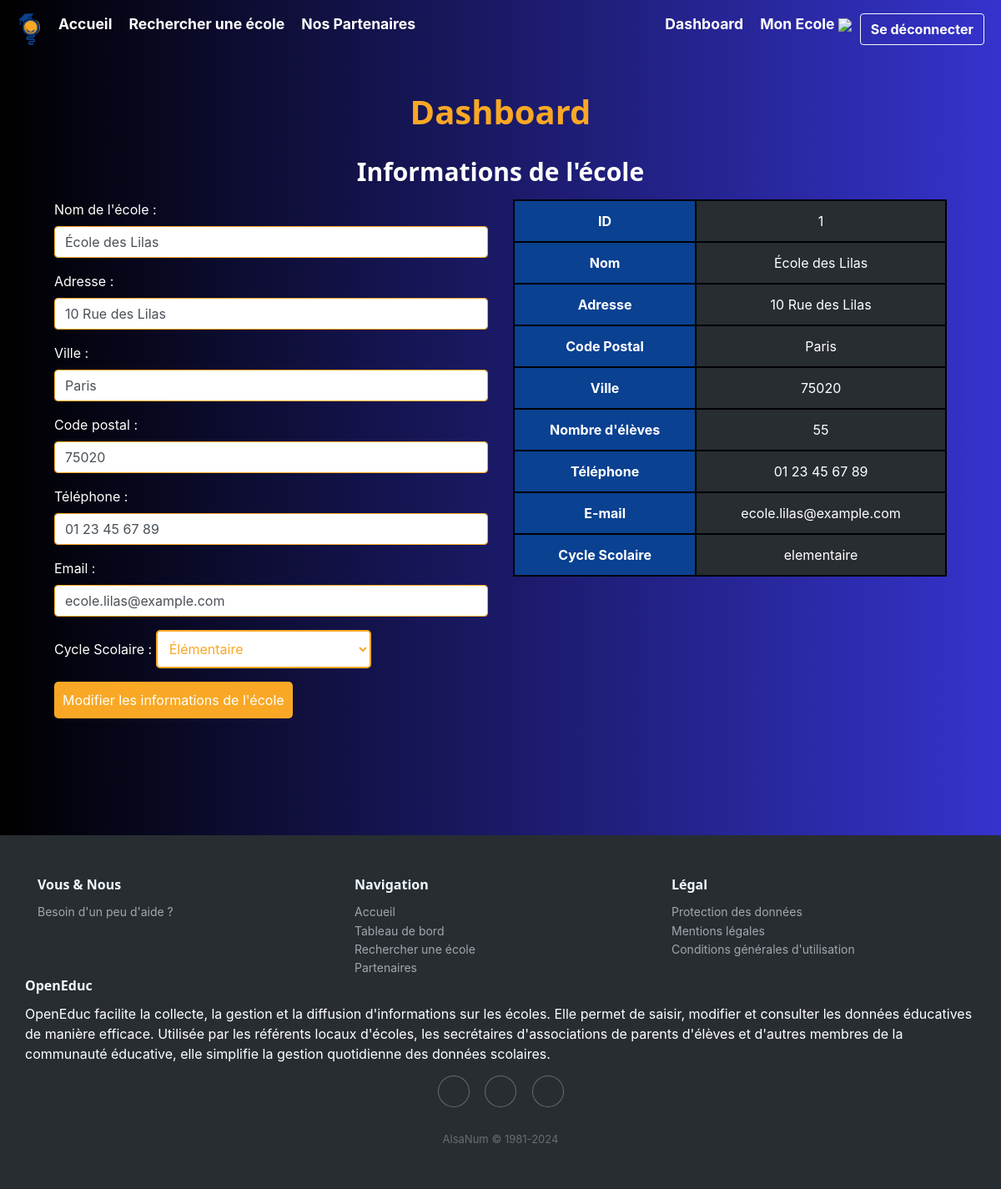
The page /dashboard/ecole (signed in) on the database as committed earlier.
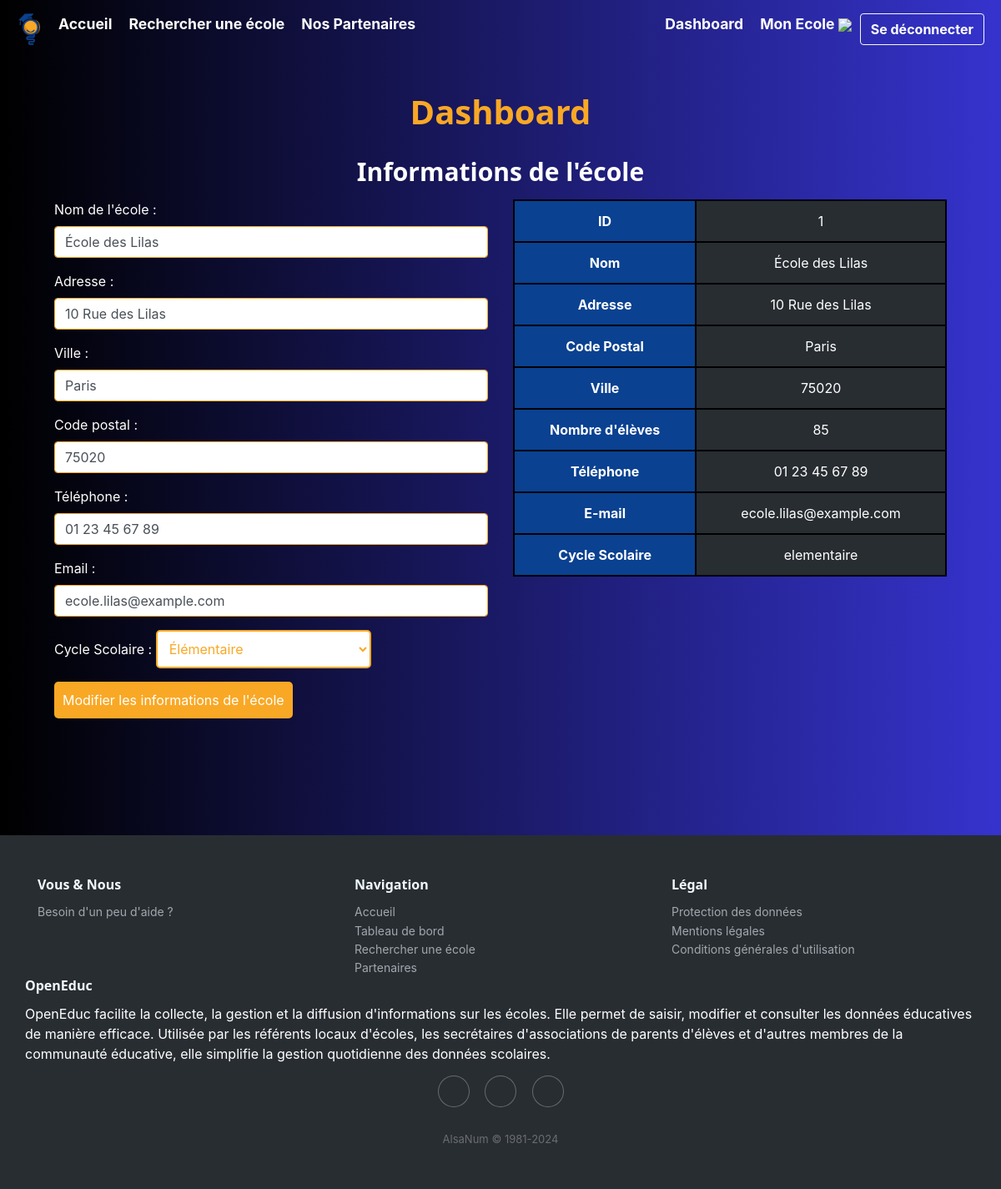
The same page on the database as committed later.
### tables this page shows
CREATE TABLE Ecole (
idEcole INTEGER PRIMARY KEY,
nomEcole VARCHAR(255),
Adresse VARCHAR(255),
Ville VARCHAR(288),
CodePostal VARCHAR(10),
nbEleves INT,
Telephone VARCHAR(15),
Email VARCHAR(255),
cycleScolaire TEXT CHECK( cycleScolaire IN ('maternelle','elementaire','college','lycee') )
);

### main.py (the view)
@app.route("/dashboard/ecole", methods=["POST", "GET"])
def referentEcole() :
    username = session.get("username")
    statut = session.get("statut")
    id = session.get('id')
    if request.method == "POST":
        conn = sqlite3.connect(bdd_name).cursor().execute("""
                                                        SELECT Ecole.idEcole
                                                        FROM Ecole, Utilisateur
                                                        WHERE Ecole.idEcole = Utilisateur.idEcole AND idUtilisateur=?
                                                        """, (id,) )
        MonEcoleID = conn.fetchall()[0][0]
        print(MonEcoleID)
        data = request.form
        nomEcole = data.get('nom_ecole')
        adresse = data.get('adresse')
        ville = data.get('ville')
        codePostal = data.get('codePostal')
        telephone = data.get('telephone')
        email = data.get('email')
        cycleScolaire = data.get('cycleScolaire')
        update_ecole(MonEcoleID, nomEcole, adresse, ville, codePostal, None, telephone, email, cycleScolaire)
        return redirect(request.url)
    else:
        if username is not None and statut == 0 :
            conn = sqlite3.connect(bdd_name).cursor().execute("""
                                                            SELECT Ecole.idEcole, nomEcole, Adresse, Ville, CodePostal, nbEleves, Telephone, Email, cycleScolaire
                                                            FROM Ecole, Utilisateur WHERE Ecole.idEcole = Utilisateur.idEcole AND idUtilisateur=?
                                                            """, (id,) )
            monEcole = conn.fetchall()[0]
            conn = sqlite3.connect(bdd_name).cursor().execute('SELECT SUM(Effectif) FROM Classe')
            nbEleves = conn.fetchall()[0][0]
            conn.close()
            return render_template("views/dashboard/referentEcole.html",
                                monEcole = monEcole,
                                nbEleves = nbEleves)
        return redirect(url_for('dashboard'))

### templates/views/dashboard/referentEcole.html (shortened to what the changed rows need)
{% extends "base.html" %}
{% block css %}<link rel="stylesheet" href="{{ url_for('static', filename='css/dashboard.css') }}"></link>{% endblock %}
{% block content %}
<h1>Dashboard</h1>
<h2>Informations de l'école</h2>
<div class="container">
    <div class="row">
        <div class="col">
            <form action="{{ url_for('referentEcole') }}" method="POST">
                <div class="form-group">
                    <label for="nom_ecole">Nom de l'école :</label>
                    <input  class="form-control" type="text" id="nom_ecole" name="nom_ecole" value="{{ monEcole[1] }}" required>
                </div>
                <div class="form-group">
                    <label for="adresse">Adresse :</label>
                    <input class="form-control" type="text" id="adresse" name="adresse" value="{{ monEcole[2] }}" required>
                </div>
                <div class="form-group">
                    <label for="ville">Ville :</label>
                    <input class="form-control" type="text"id="ville" name="ville" value="{{ monEcole[3] }}" required>
                </div>
                <div class="form-group">
                    <label for="codePostal">Code postal :</label>
                    <input class="form-control" type="text"id="codePostal" name="codePostal" value="{{ monEcole[4] }}" required>
                </div>
                <div class="form-group">
                    <label for="telephone">Téléphone :</label>
                    <input class="form-control" type="text"id="telephone" name="telephone" value="{{ monEcole[6] }}" required>
                </div>
                <div class="form-group">
                    <label for="email">Email :</label>
                    <input class="form-control" type="text" id="email" name="email" value="{{ monEcole[7] }}" required>
                </div>
                <div class="form-group">
                    <label for="cycleScolaire">Cycle Scolaire :</label>
                    <select name="cycleScolaire" id="cycleScolaire" style="width: max-content">
                        {% if monEcole[8] == 'maternelle' %}
                        <option value="" disabled aria-required="true">Choisissez un cycle scolaire</option>
                        <option selected value="maternelle">Maternelle</option>
                        <option value="elementaire">Élémentaire</option>
                        <option value="college">Collège</option>
                        <option value="lycee">Lycée</option>
                        {% elif monEcole[8] == 'elementaire' %}
                        <option value="elementaire" selected>Élémentaire</option>
                        {% elif monEcole[8] == 'college' %}
                        <option value="" disabled aria-required="true">Choisissez un cycle scolaire</option>
                        <option value="maternelle">Maternelle</option>
                        <option value="elementaire">Élémentaire</option>
                        <option selected value="college">Collège</option>
                        <option value="lycee">Lycée</option>
                        {% elif monEcole[8] == 'lycee' %}
                        <option value="" disabled aria-required="true">Choisissez un cycle scolaire</option>
                        <option value="maternelle">Maternelle</option>
                        <option value="elementaire">Élémentaire</option>
                        <option value="college">Collège</option>
                        <option selected value="lycee">Lycée</option>
                        {% else %}
                        <option selected value="" disabled aria-required="true">Choisissez un cycle scolaire</option>
                        <option value="maternelle">Maternelle</option>
                        <option value="elementaire">Élémentaire</option>
                        <option value="college">Collège</option>
                        <option value="lycee">Lycée</option>
                        {% endif %}
                    </select>
                </div>
            </form>
        </div>
        <div class="col">
            <table class="table is-fullwidth" style="border: 2px solid #000; border-collapse: collapse;">
                <tbody>
                    <tr>
                        <th style="border: 2px solid #000;">ID</th>
                        <td style="border: 2px solid #000;">{{ monEcole[0] }}</td>
                    </tr>
                    <tr>
                        <th style="border: 2px solid #000;">Nom</th>
                        <td style="border: 2px solid #000;">{{ monEcole[1] }}</td>
                    </tr>
                    <tr>
                        <th style="border: 2px solid #000;">Adresse</th>
                        <td style="border: 2px solid #000;">{{ monEcole[2] }}</td>
                    </tr>
                    <tr>
                        <th style="border: 2px solid #000;">Code Postal</th>
                        <td style="border: 2px solid #000;">{{ monEcole[3] }}</td>
                    </tr>
                    <tr>
                        <th style="border: 2px solid #000;">Ville</th>
                        <td style="border: 2px solid #000;">{{ monEcole[4] }}</td>
                    </tr>
                    <tr>
                        <th style="border: 2px solid #000;">Nombre d'élèves</th>
                        <td style="border: 2px solid #000;">{{ monEcole[5] }}</td>
                    </tr>
                    <tr>
                        <th style="border: 2px solid #000;">Téléphone</th>
                        <td style="border: 2px solid #000;">{{ monEcole[6] }}</td>
                    </tr>
                    <tr>
                        <th style="border: 2px solid #000;">E-mail</th>
                        <td style="border: 2px solid #000;">{{ monEcole[7] }}</td>
                    <tr>
                        <th style="border: 2px solid #000;">Cycle Scolaire</th>
                        <td style="border: 2px solid #000;">{{ monEcole[8] }}</td>
                    </tr>
                </tbody>
            </table>
        </div>
    </div>
</div>
{% endblock %}

Rows that differ between the two databases and show on the page:
changed Ecole "École des Lilas": nbEleves "55" → "85"
